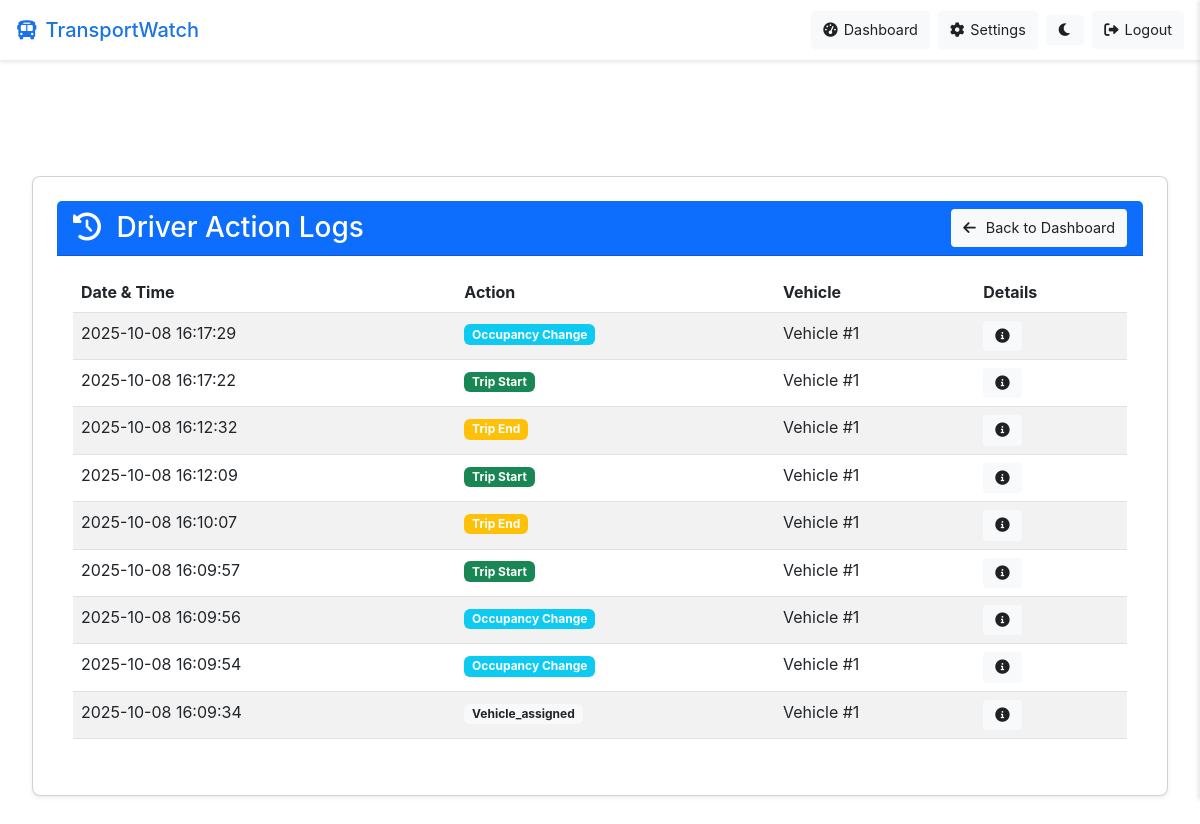
The page /driver/action-logs (signed in) on the database as committed earlier.
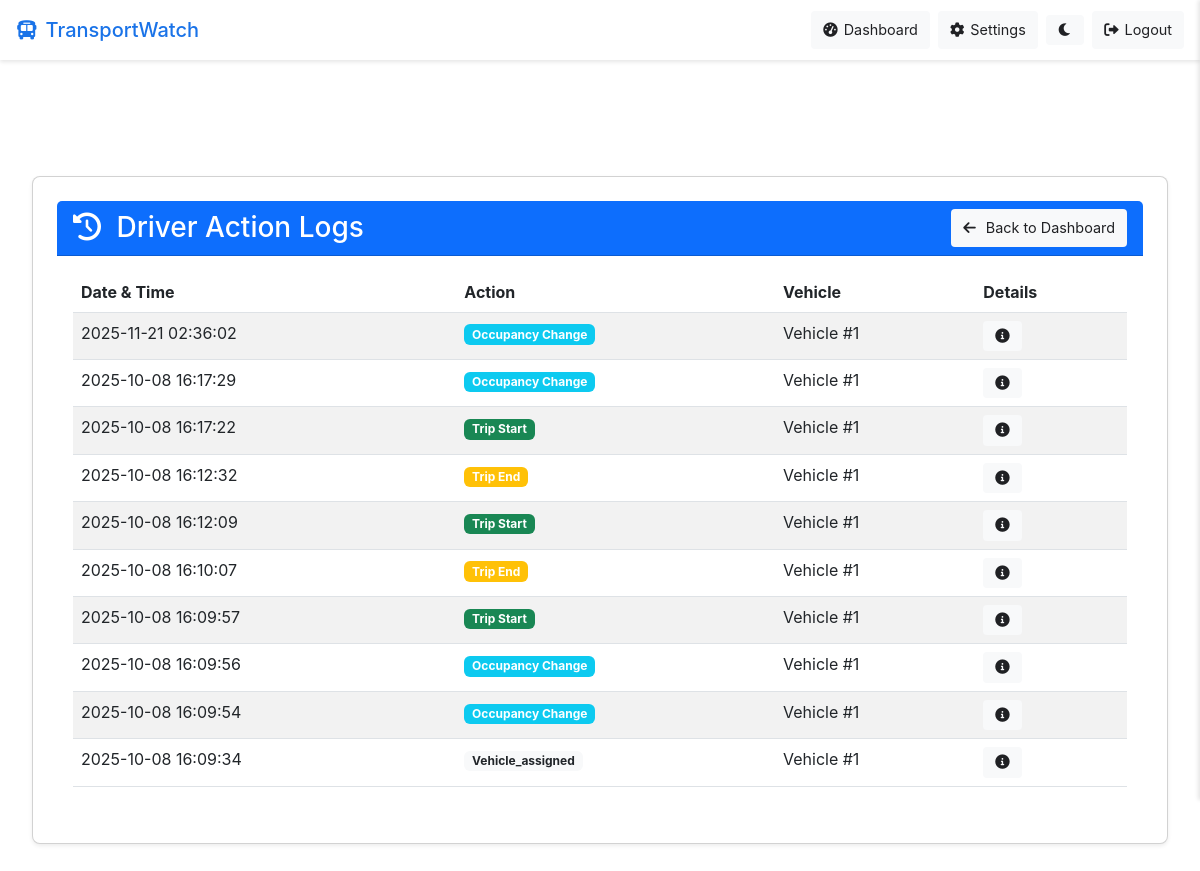
The same page on the database as committed later.
### models/user.py (models this page shows, shortened)
class DriverActionLog(db.Model):
    __tablename__ = 'driver_action_logs'
    __table_args__ = {'extend_existing': True}  # Handle existing table
    id = db.Column(db.Integer, primary_key=True, autoincrement=True)
    driver_id = db.Column(db.Integer, db.ForeignKey('users.id'), nullable=False)
    vehicle_id = db.Column(db.Integer, db.ForeignKey('vehicles.id'), nullable=True)
    action = db.Column(db.String(100), nullable=False)  # 'occupancy_change', 'route_start', 'route_abort', etc.
    meta_data = db.Column(db.JSON, nullable=True)  # Additional data like old_value, new_value, etc.
    created_at = db.Column(db.DateTime, default=datetime.utcnow)
    driver = db.relationship('User', backref=db.backref('action_logs', lazy=True))
    vehicle = db.relationship('Vehicle', backref=db.backref('action_logs', lazy=True))

### routes/driver.py (the view)
@driver_bp.route('/action-logs')
@login_required
def view_action_logs():
    if current_user.user_type != 'driver':
        flash('Access denied. Driver account required.', 'error')
        return redirect(url_for('index'))
    logs = DriverActionLog.query.filter_by(driver_id=current_user.id)\
        .order_by(DriverActionLog.created_at.desc())\
        .limit(100)\
        .all()
    return render_template('driver/action_logs.html', logs=logs)

### app.py (called while the page is built)
@login_manager.user_loader
def load_user(user_id):
    return User.query.get(int(user_id))

@app.context_processor
def inject_user():
    from flask import request
    from flask_login import current_user
    if request.endpoint == 'index':
        return {}  # Return empty context for public page
    return dict(current_user=current_user)

### templates/driver/action_logs.html (shortened to what this page needs)
{% extends 'base.html' %}
{% block content %}
<div class="container mt-4">
    <div class="row">
        <div class="col-12">
            <div class="card shadow-sm">
                <div class="card-header bg-primary text-white d-flex justify-content-between align-items-center">
                    <h3 class="mb-0">
                        <i class="fas fa-history me-2"></i>
                        Driver Action Logs
                    </h3>
                    <a href="{{ url_for('driver.dashboard') }}" class="btn btn-light btn-sm">
                        <i class="fas fa-arrow-left me-1"></i> Back to Dashboard
                    </a>
                </div>
                <div class="card-body">
                    <div class="table-responsive">
                        <table class="table table-striped table-hover">
                            <thead>
                                <tr>
                                    <th>Date & Time</th>
                                    <th>Action</th>
                                    <th>Vehicle</th>
                                    <th>Details</th>
                                </tr>
                            </thead>
                            <tbody>
                                {% if logs %}
                                    {% for log in logs %}
                                        <tr>
                                            <td>{{ log.created_at.strftime('%Y-%m-%d %H:%M:%S') }}</td>
                                            <td>
                                                {% if log.action == 'occupancy_change' %}
                                                    <span class="badge bg-info">Occupancy Change</span>
                                                {% elif log.action == 'trip_start' %}
                                                    <span class="badge bg-success">Trip Start</span>
                                                {% elif log.action == 'trip_end' %}
                                                    <span class="badge bg-warning">Trip End</span>
                                                {% elif log.action == 'passenger_board' %}
                                                    <span class="badge bg-primary">Passenger Boarding</span>
                                                {% elif log.action == 'passenger_alight' %}
                                                    <span class="badge bg-secondary">Passenger Alighting</span>
                                                {% elif log.action == 'password_change' %}
                                                    <span class="badge bg-dark">Password Change</span>
                                                {% else %}
                                                    <span class="badge bg-light text-dark">{{ log.action|capitalize }}</span>
                                                {% endif %}
                                            </td>
                                            <td>
                                                {% if log.vehicle_id %}
                                                    Vehicle #{{ log.vehicle_id }}
                                                {% else %}
                                                    N/A
                                                {% endif %}
                                            </td>
                                            <td>
                                                <button class="btn btn-sm btn-outline-primary view-details"
                                                        data-bs-toggle="tooltip"
                                                        title="View Details"
                                                        data-action="{{ log.action }}"
                                                        data-meta="{{ log.meta_data|tojson|safe }}">
                                                    <i class="fas fa-info-circle"></i>
                                                </button>
                                            </td>
                                        </tr>
                                    {% endfor %}
                                {% else %}
                                    <tr>
                                        <td colspan="4" class="text-center">No action logs found.</td>
                                    </tr>
                                {% endif %}
                            </tbody>
                        </table>
                    </div>
                </div>
            </div>
        </div>
    </div>
</div>
{% endblock %}

### templates/base.html (shortened to what this page needs)
<!DOCTYPE html>
<html lang="en" data-theme="light">
<head>
    <link rel="stylesheet" href="{{ url_for('static', filename='css/main.css') }}">
    <link rel="stylesheet" href="https://cdnjs.cloudflare.com/ajax/libs/font-awesome/6.0.0/css/all.min.css">
    <link href="https://cdn.jsdelivr.net/npm/bootstrap@5.2.3/dist/css/bootstrap.min.css" rel="stylesheet">
</head>
<body>
    <nav class="navbar">
        <div class="navbar-content">
            <a href="{{ url_for('index') }}" class="logo">
                <i class="fas fa-bus"></i> <span>TransportWatch</span>
            </a>
            <div class="nav-links">
                {% if current_user.is_authenticated %}
                    {% if current_user.user_type == 'operator' or current_user.user_type == 'admin' %}
                        <a href="{{ url_for('operator.dashboard') }}" class="btn">
                            <i class="fas fa-tachometer-alt"></i> <span class="btn-text">Dashboard</span>
                        </a>
                        <a href="{{ url_for('operator.manage_drivers_page') }}" class="btn">
                            <i class="fas fa-users"></i> <span class="btn-text">Drivers</span>
                        </a>
                        <a href="{{ url_for('operator.manage_vehicles') }}" class="btn">
                            <i class="fas fa-bus"></i> <span class="btn-text">Vehicles</span>
                        </a>
                        <a href="{{ url_for('operator.profile') }}" class="btn">
                            <i class="fas fa-user"></i> <span class="btn-text">Profile</span>
                        </a>
                        <a href="{{ url_for('operator.settings') }}" class="btn">
                            <i class="fas fa-cog"></i> <span class="btn-text">Settings</span>
                        </a>
                        <a href="{{ url_for('operator.operator_action_logs') }}" class="btn">
                            <i class="fas fa-history"></i> <span class="btn-text">Logs</span>
                        </a>
                    {% elif current_user.user_type == 'driver' %}
                        <a href="{{ url_for('driver.dashboard') }}" class="btn">
                            <i class="fas fa-tachometer-alt"></i> <span class="btn-text">Dashboard</span>
                        </a>
                        <a href="{{ url_for('driver.settings') }}" class="btn">
                            <i class="fas fa-cog"></i> <span class="btn-text">Settings</span>
                        </a>
                    {% endif %}
                    <button id="theme-toggle" class="btn">
                        <i class="fas fa-moon"></i>
                    </button>
                    <a href="{{ url_for('auth.logout') }}" class="btn">
                        <i class="fas fa-sign-out-alt"></i> <span class="btn-text">Logout</span>
                    </a>
                {% endif %}
            </div>
        </div>
    </nav>
    <div class="container" style="margin-top: 60px; box-sizing: border-box;">
        {% block content %}{% endblock %}
    </div>
</body>
</html>

### static/css/main.css (style rules this page uses)
:root { --primary-color: #1a73e8; --secondary-color: #5f6368; --background-color: #ffffff; --text-color: #202124; --error-color: #d93025; --success-color: #1e8e3e; --border-color: #dadce0; --hover-color: #f8f9fa; }
* { margin: 0; padding: 0; box-sizing: border-box; }
body { font-family: 'Roboto', sans-serif; background-color: var(--background-color); color: var(--text-color); line-height: 1.6; transition: background-color 0.3s, color 0.3s; }
.container { max-width: 1200px; margin: 0 auto; padding: 0 20px; }
.navbar { background-color: var(--background-color); box-shadow: 0 2px 4px rgba(0, 0, 0, 0.1); position: fixed; top: 0; left: 0; right: 0; z-index: 1000; height: 60px; display: flex; align-items: center; }
.navbar-content { display: flex; justify-content: space-between; align-items: center; height: 100%; padding: 0 16px; width: 100%; }
.logo { font-size: 1.25rem; font-weight: 500; color: var(--primary-color); text-decoration: none; display: flex; align-items: center; gap: 8px; }
.logo i { font-size: 1.2rem; }
.nav-links { display: flex; gap: 12px; align-items: center; }
.btn { padding: 8px 16px; border-radius: 4px; font-weight: 500; cursor: pointer; transition: background-color 0.2s, transform 0.1s; border: none; outline: none; }
.card { background-color: var(--background-color); border-radius: 8px; box-shadow: 0 2px 4px rgba(0, 0, 0, 0.1); padding: 24px; margin-bottom: 24px; }
.btn i { display: inline-flex; align-items: center; justify-content: center; }

### templates/base.html (style rules this page uses)
:root[data-theme="light"] { --primary-color: #1a73e8; --secondary-color: #5f6368; --success-color: #34a853; --error-color: #ea4335; --warning-color: #fbbc05; --background-color: #ffffff; --hover-color: #f8f9fa; --border-color: #dadce0; --text-color: #202124; --text-secondary: #5f6368; --nav-background: #ffffff; --card-background: #ffffff; }
body { margin: 0; padding: 0; font-family: -apple-system, BlinkMacSystemFont, "Segoe UI", Roboto, "Helvetica Neue", Arial, sans-serif; background-color: var(--background-color); color: var(--text-color); transition: background-color 0.3s, color 0.3s; }
.container { max-width: 1200px; margin: 0 auto; padding: 16px; width: 100%; box-sizing: border-box; }
nav { background-color: var(--nav-background); box-shadow: 0 1px 2px rgba(0, 0, 0, 0.1); padding: 8px 16px; display: flex; justify-content: space-between; align-items: center; position: fixed; top: 0; left: 0; right: 0; z-index: 100; transition: background-color 0.3s; }
.nav-links { display: flex; gap: 8px; align-items: center; }
.btn { padding: 8px 12px; border: none; border-radius: 4px; font-size: 0.9rem; cursor: pointer; transition: background-color 0.2s; text-decoration: none; display: inline-flex; align-items: center; gap: 6px; color: var(--text-color); background-color: var(--hover-color); }
.card { background-color: var(--card-background); border-radius: 8px; box-shadow: 0 1px 2px rgba(0, 0, 0, 0.1); padding: 24px; color: var(--text-color); transition: background-color 0.3s, color 0.3s; }
input, select, textarea, button, .form-control, .form-check-input { position: relative; z-index: 2070 !important; }

Rows that differ between the two databases and show on the page:
added DriverActionLog: created_at "2025-11-21 02:36:02", action "Occupancy Change", vehicle_id "1"
